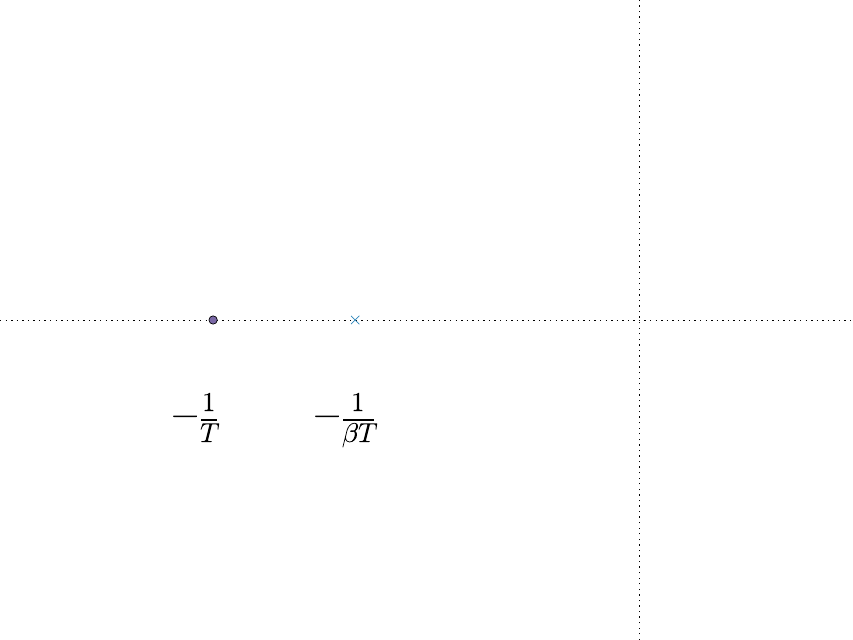

The Python source for this figure:
#!/usr/bin/env python

from pylab import *
from numpy import exp, abs

beta = 1.5
T = 0.25

cero = -1/T
polo = -1/(beta*T)

plot(polo, 0, "x")
plot(cero, 0, "o")

plt.text(cero - 0.4, -0.2, r'$- \frac{1}{T}$', fontsize=28)
plt.text(polo - 0.4, -0.2, r'$- \frac{1}{\beta T}$', fontsize=28)

axis([-6, 2, -0.6, 0.6])
grid(True)
xticks([0])
yticks([0])
a = gca()
a.set_xticklabels([])
a.set_yticklabels([])

# Se guarda la figura en la misma carpeta
savefig("atrasopoloycero.pdf", bbox_inches='tight', pad_inches=0, transparent="True")
